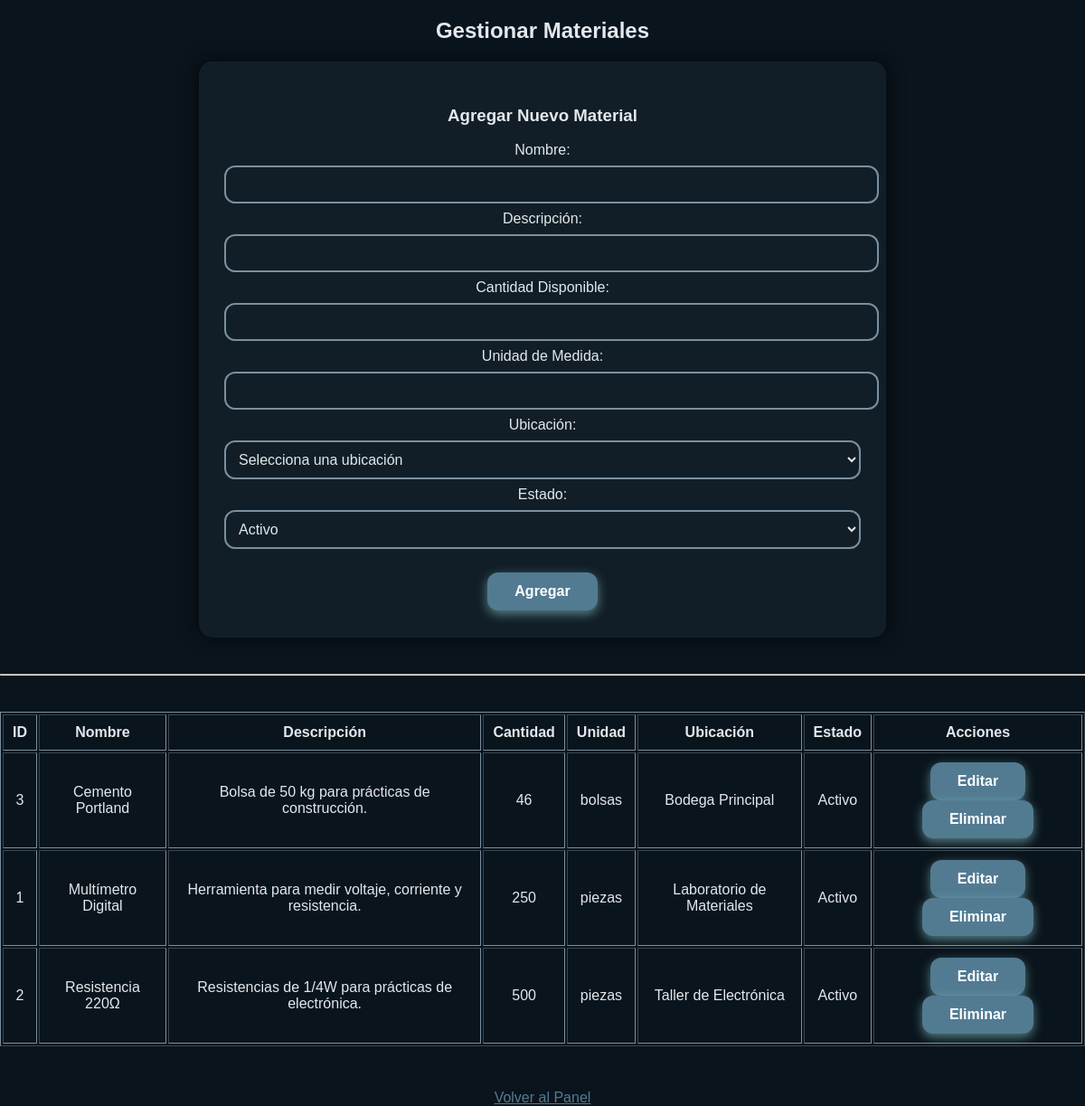
Page /index.php?controller=materialesAdmin&action=gestionar (signed in) on the committed database.
### tables this page shows
CREATE TABLE `materiales` (
  `id_material` int(11) NOT NULL AUTO_INCREMENT,
  `id_ubicacion` int(11) NOT NULL,
  `nombre_material` varchar(100) NOT NULL,
  `descripcion` text DEFAULT NULL,
  `cantidad_disponible` int(11) NOT NULL DEFAULT 0,
  `unidad_medida` varchar(20) DEFAULT NULL,
  `estado` enum('activo','inactivo') DEFAULT 'activo',
  PRIMARY KEY (`id_material`),
  KEY `fk_material_ubicacion` (`id_ubicacion`),
  CONSTRAINT `fk_material_ubicacion` FOREIGN KEY (`id_ubicacion`) REFERENCES `ubicaciones` (`id_ubicacion`) ON DELETE CASCADE ON UPDATE CASCADE
);

CREATE TABLE `ubicaciones` (
  `id_ubicacion` int(11) NOT NULL AUTO_INCREMENT,
  `nombre_ubicacion` varchar(100) NOT NULL,
  `ubicacion_fisica` varchar(150) NOT NULL,
  `capacidad` float DEFAULT 0,
  `descripcion` text DEFAULT NULL,
  PRIMARY KEY (`id_ubicacion`),
  UNIQUE KEY `nombre_ubicacion` (`nombre_ubicacion`)
);

### app/controllers/MaterialesAdminController.php (called while the page is built, shortened)
<?php
require_once "config/Database.php";
require_once "app/models/Material.php";
class MaterialesAdminController {
    private $materialModel;
    private $ubicacionModel;
    public function __construct() {
        $this->conexion       = Database::getConnection();
        $this->materialModel  = new Material($this->conexion);
        $this->ubicacionModel = new Ubicacion($this->conexion);
    }
    private function render($vista, $data = []) {
        extract($data);
        require "app/views/$vista.php";
    }
    public function gestionar() {
        $materiales  = $this->materialModel->obtenerTodos();
        $ubicaciones = $this->ubicacionModel->obtenerTodas();
        $mensaje = $_SESSION["mensaje"] ?? null;
        $this->render("gestionar_materiales", [
            "materiales"     => $materiales,
            "ubicaciones"    => $ubicaciones,
            "mensaje"        => $mensaje,
            "actionAgregar"  => "index.php?controller=materialesAdmin&action=agregar",
            "actionEditar"   => "index.php?controller=materialesAdmin&action=editar",
            "actionEliminar" => "index.php?controller=materialesAdmin&action=eliminar",
            "volver"         => "index.php?controller=dashboard&action=panel"
        ]);
    }
}
?>

### config/database.php (called while the page is built, shortened)
<?php
class Database {
    public static function getConnection() {
        $host = "localhost";
        $usuario = "root";
        $password = "";
        $base_datos = "gestion_materiales";
        $conexion = new mysqli($host, $usuario, $password, $base_datos);
        $conexion->set_charset("utf8mb4");
        return $conexion;
    }
}
?>

### app/models/Material.php (called while the page is built, shortened)
<?php
class Material {
    private $conexion;
    public function __construct($conexion) {
        $this->conexion = $conexion;
    }
    public function obtenerTodos() {
        $sql = "SELECT m.id_material, m.nombre_material, m.descripcion, m.cantidad_disponible,
                       m.unidad_medida, u.nombre_ubicacion, m.estado, m.id_ubicacion
                FROM materiales m
                INNER JOIN ubicaciones u ON m.id_ubicacion = u.id_ubicacion
                ORDER BY m.nombre_material ASC";
        $resultado = $this->conexion->query($sql);
        return $resultado->fetch_all(MYSQLI_ASSOC);
    }
}
?>

### app/views/gestionar_materiales.php (the view, shortened to what this page needs)
<!DOCTYPE html>
<html lang="es">
<head>
    <link id="theme-link" rel="stylesheet" href="assets/css/colores.css">
</head>
<body>
    <h2>Gestionar Materiales</h2>
    <form id="formMaterial" action="<?= htmlspecialchars($actionAgregar); ?>" method="POST" style="max-width:700px; margin:auto;">
        <h3 id="tituloForm">Agregar Nuevo Material</h3>
        <label>Nombre:</label>
        <input type="text" name="nombre_material" required>
        <label>Descripción:</label>
        <input type="text" name="descripcion">
        <label>Cantidad Disponible:</label>
        <input type="number" name="cantidad_disponible" min="0" required>
        <label>Unidad de Medida:</label>
        <input type="text" name="unidad_medida" required>
        <label>Ubicación:</label>
        <select name="id_ubicacion" required>
            <option value="">Selecciona una ubicación</option>
        </select>
        <label>Estado:</label>
        <select name="estado">
            <option value="activo">Activo</option>
        </select>
        <br><br>
        <button type="submit" id="btnGuardar">Agregar</button>
    </form>
    <hr style="margin:40px 0;">
    <table border="1" cellpadding="10" style="margin:auto; color:var(--text-main); border-color:var(--outline-main);">
        <thead>
            <tr>
                <th>ID</th>
                <th>Nombre</th>
                <th>Descripción</th>
                <th>Cantidad</th>
                <th>Unidad</th>
                <th>Ubicación</th>
                <th>Estado</th>
                <th>Acciones</th>
            </tr>
        </thead>
        <tbody>
            <?php foreach ($materiales as $m): ?>
                <tr>
                    <td><?= $m['id_material']; ?></td>
                    <td><?= htmlspecialchars($m['nombre_material']); ?></td>
                    <td><?= htmlspecialchars($m['descripcion']); ?></td>
                    <td><?= $m['cantidad_disponible']; ?></td>
                    <td><?= htmlspecialchars($m['unidad_medida']); ?></td>
                    <td><?= htmlspecialchars($m['nombre_ubicacion']); ?></td>
                    <td><?= ucfirst($m['estado']); ?></td>
                    <td>
                        <button onclick="editarMaterial(
                            '<?= $m['id_material']; ?>',
                            '<?= htmlspecialchars($m['nombre_material']); ?>',
                            '<?= htmlspecialchars($m['descripcion']); ?>',
                            '<?= $m['cantidad_disponible']; ?>',
                            '<?= $m['unidad_medida']; ?>',
                            '<?= $m['estado']; ?>'
                        )">Editar</button>
                        <button onclick="confirmarEliminacion(<?= $m['id_material']; ?>)">
                            Eliminar
                        </button>
                    </td>
                </tr>
            <?php endforeach; ?>
        </tbody>
    </table>
    <br>
    <a href="<?= htmlspecialchars($volver); ?>">Volver al Panel</a>
</body>
</html>

### assets/css/colores.css (style rules this page uses)
:root { --bg-main: #0a141c; --form-bg: #121e27; --text-main: #e2e8ec; --shadow-main: #04080c; --input-inset-dark: #1a2a35; --input-inset-light: #2b4452; --outline-main: #7a90a1; --btn-bg: #527b92; --btn-text: #ffffff; --accent-pink: #b4c6d1; }
body { background-color: var(--bg-main); color: var(--text-main); font-family: 'Poppins', sans-serif; text-align: center; margin: 0; }
form { background-color: var(--form-bg); padding: 30px; border-radius: 15px; display: inline-block; box-shadow: 0 0 20px var(--shadow-main); margin-top: 50px; }
input, select, textarea { width: 100%; padding: 10px; margin: 10px 0; font-size: 16px; border-radius: 10px; background-color: var(--form-bg); color: var(--text-main); border: none; outline: 2px solid var(--outline-main); }
button { background-color: var(--btn-bg); color: var(--btn-text); padding: 12px 30px; font-weight: bold; font-size: 16px; border-radius: 12px; border: none; outline: 2px solid var(--accent-lavender); box-shadow: 0 4px 12px rgba(160, 231, 229, 0.5); cursor: pointer; transition: all 0.25s ease; }
a { color: var(--btn-bg); text-decoration: underline; margin-top: 30px; display: inline-block; }

### rows in the picture
materiales: id_material "3", nombre_material "Cemento Portland", descripcion "Bolsa de 50 kg para prácticas de construcción.", cantidad_disponible "46", unidad_medida "bolsas", id_ubicacion.nombre_ubicacion "Bodega Principal", estado "Activo"
materiales: id_material "1", nombre_material "Multímetro Digital", descripcion "Herramienta para medir voltaje, corriente y resistencia.", cantidad_disponible "250", unidad_medida "piezas", id_ubicacion.nombre_ubicacion "Laboratorio de Materiales", estado "Activo"
materiales: id_material "2", nombre_material "Resistencia 220Ω", descripcion "Resistencias de 1/4W para prácticas de electrónica.", cantidad_disponible "500", unidad_medida "piezas", id_ubicacion.nombre_ubicacion "Taller de Electrónica", estado "Activo"
